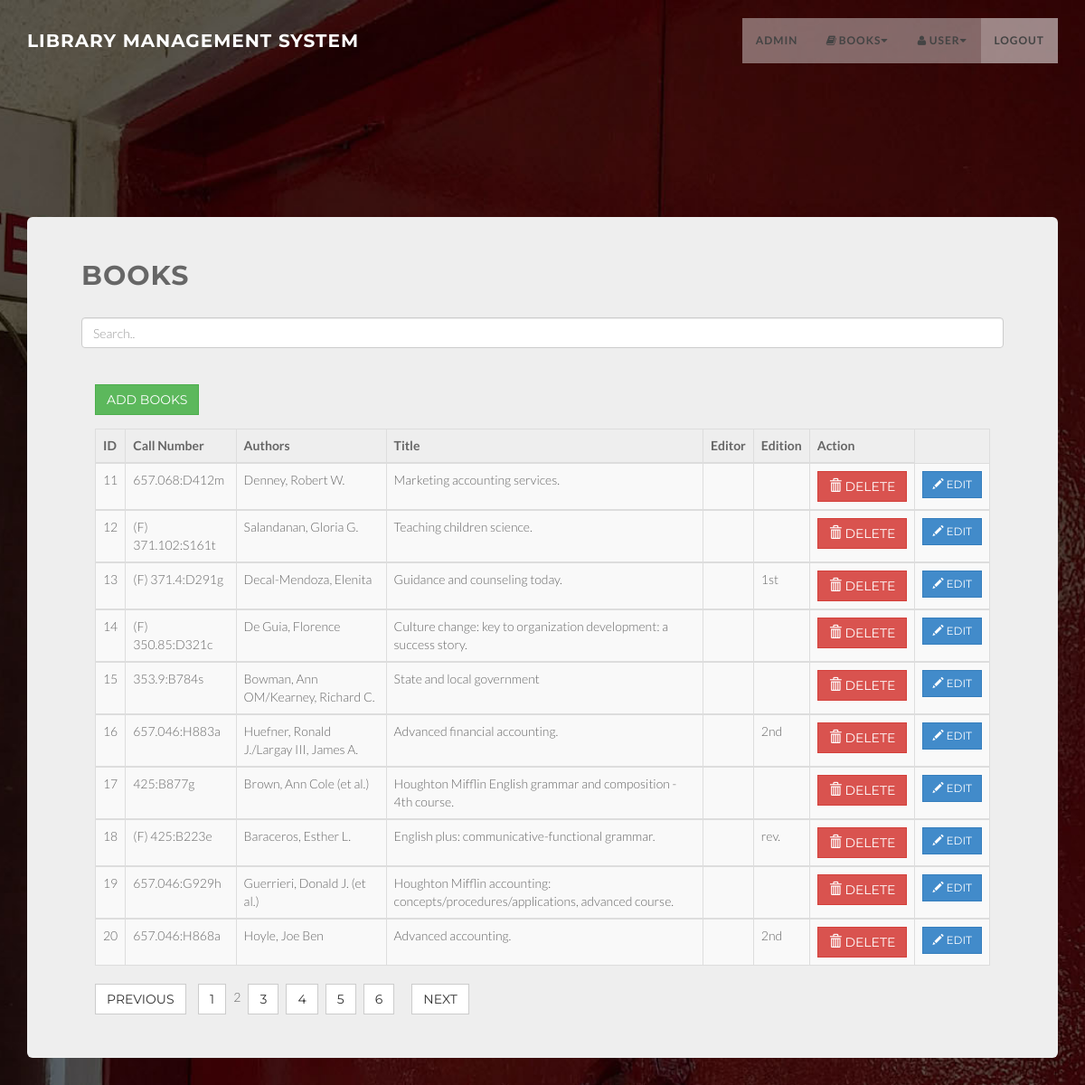
/manage.php?pn=2, run on the app's committed database.
### tables this page shows
CREATE TABLE `add_book_records_copy` (
  `ID` int(100) NOT NULL AUTO_INCREMENT,
  `Call_Numbers` varchar(200) DEFAULT '',
  `Authors` varchar(100) DEFAULT NULL,
  `Title` varchar(200) DEFAULT NULL,
  `Editor` varchar(200) DEFAULT NULL,
  `Edition` varchar(200) DEFAULT NULL,
  `Place_Of_Publ` varchar(200) DEFAULT NULL,
  `Publisher` varchar(200) DEFAULT NULL,
  `Date_Of_Publ` varchar(200) DEFAULT NULL,
  `Page_No` varchar(200) DEFAULT NULL,
  `Series` varchar(200) DEFAULT NULL,
  `Notation1` varchar(200) DEFAULT NULL,
  `Notation2` varchar(200) DEFAULT NULL,
  `ISBN_No` varchar(200) DEFAULT NULL,
  `ISSN_No` varchar(200) DEFAULT NULL,
  `Accession_No` varchar(200) DEFAULT NULL,
  `Subject` varchar(200) DEFAULT NULL,
  `Quantities` varchar(200) DEFAULT NULL,
  `Total_remaining_books` varchar(200) DEFAULT NULL,
  `Abstractt` varchar(200) DEFAULT NULL,
  PRIMARY KEY (`ID`),
  KEY `Title` (`Place_Of_Publ`)
);

### manage.php (the view, shortened to what this page needs)
<?php
include 'conn.php';
include ('pagination.php');
$sql = "SELECT * FROM add_book_records_copy";
$result = mysqli_query($conn, $sql);
 ?>
<!DOCTYPE html>
<html lang="en">
<head>
  <link href="css/bootstrap.min.css" rel="stylesheet" type="text/css">
  <link href="css/style.css" rel="stylesheet" type="text/css">
  <link href="font-awesome/css/font-awesome.min.css" rel="stylesheet" type="text/css">
  <link href="css/animate.css" rel="stylesheet" />
  <link href="css/style.css" rel="stylesheet">
  <link href="color/default.css" rel="stylesheet">
</head>
<body>
  <nav class="navbar navbar-custom navbar-fixed-top" role="navigation">
    <div class="container">
      <div class="navbar-header page-scroll">
        <a class="navbar-brand" href="index.php">
          <h1 style="color: white;">Library Management System</h1>
        </a>
      </div>
      <div class="collapse navbar-collapse navbar-right navbar-main-collapse">
        <ul class="nav navbar-nav">
          <li class=""><a href="admin.php">Admin</a></li>
          <li class="dropdown">
                    <a class="dropdown-toggle" data-toggle="dropdown" href="#">
                        <i class="fa fa-book fa-fw"></i>Books<i class="fa fa-caret-down"></i>
                    </a>
                        </li>
                    </ul>
                <li class="dropdown">
                    <a class="dropdown-toggle" data-toggle="dropdown" href="#">
                        <i class="fa fa-user fa-fw"></i>User<i class="fa fa-caret-down"></i>
                    </a>
                        </li>
                    <li class="active"><a href="index.php">Logout</a></li>
      </div>
    </div>
  </nav>
  <section id="intro" class="intro">
<div class="container">
  <div class="jumbotron">
  <h2>BOOKS</h2>
  <input class="form-control" id="myInput" type="text" placeholder="Search..">
  <br>
  <div class="container " style="margin-top: 5px">
  </div>
  <div class="container">
    <button class="btn btn-success" data-toggle="modal" data-target="#addData">Add Books</button>
  <table id="mytable" class="table table-bordered table-striped">
    <thead>
      <tr>
        <th>ID</th>
        <th>Call Number</th>
        <th>Authors</th>
        <th>Title</th>
        <th>Editor</th>
        <th>Edition</th>
        <th>Action</th>
      </tr>
    </thead>
<?php
if ($result->num_rows > 0) {
          while ($row = $result->fetch_assoc()) {
               while($row = mysqli_fetch_array($query)){
                  ?>
                  <tbody id="myTable">
                    <tr>
                      <td><?php echo $row['ID']; ?></td>
                      <td><?php echo $row['Call_Numbers']; ?></td>
                      <td><?php echo $row['Authors']; ?></td>
                      <td><?php echo $row['Title']; ?></td>
                      <td><?php echo $row['Editor']; ?></td>
                      <td><?php echo $row['Edition']; ?></td>
                        <td><button class="btn btn-danger">
                          <i class="glyphicon glyphicon-trash"></i>
                          <a style="color: white;" href="manage.php?delete= <?php echo $row['ID']; ?>" onclick = "return confirm('Are you sure?');">Delete</a>
                            </button>
                        </td>
                      <?php
                      echo'
                      <td><button class="btn btn-primary btn-sm" data-target="#editModal'.$row['ID'].'" data-toggle="modal"><i class="glyphicon glyphicon-pencil" aria-hidden="true"></i> Edit</button></td>
                      '; ?>
                    </tr>
                  </tbody>
                  <?php
                }
           }
  }
?>
  </table>
  <div id="pagination_controls"><?php echo $paginationCtrls; ?>
  </div>
  </div>
  <div class="col-lg-2">
  </div>
</div>
</div>
</section>
</body>
</html>

### css/style.css (style rules this page uses)
body { width: 100%; height: 100%; font-family: 'Lato',sans-serif; font-weight: 300; color: #666; background: url(../img/bg2.jpg) no-repeat; background-size: cover; }
html { width: 100%; height: 100%; }
h1, h2, h3, h4, h5, h6 { margin: 0 0 30px; text-transform: uppercase; font-family: Montserrat,sans-serif; font-weight: 700; letter-spacing: 1px; }
a { color: #28c3ab; -webkit-transition: all .2s ease-in-out; -moz-transition: all .2s ease-in-out; transition: all .2s ease-in-out; }
.navbar { margin-bottom: 0; border-bottom: 1px solid rgba(255,255,255,.3); }
.navbar-brand { font-weight: 700; }
.navbar-brand { height: 40px; padding: 5px 15px; font-size: 18px; line-height: 1em; }
.navbar-brand h1 { color: #fff; font-size: 20px; line-height: 40px; }
.nav.navbar-nav { background-color: rgba(255,255,255,.4); }
.navbar-custom ul.nav li a { font-size: 12px; letter-spacing: 1px; color: #444; text-transform: uppercase; font-weight: 700; }
.navbar-custom .nav li a { -webkit-transition: background .3s ease-in-out; -moz-transition: background .3s ease-in-out; transition: background .3s ease-in-out; }
.navbar-custom .nav li a:hover, .navbar-custom .nav li a:focus, .navbar-custom .nav li.active { outline: 0; background-color: rgba(255,255,255,.2); }
.intro { width:100%; position:relative; background: url(../img/bg2.jpg) no-repeat top center; background-size: cover; height: auto; }
#intro.intro { padding:20% 0 0 0; }
.btn { border-radius: 0; text-transform: uppercase; font-family: Montserrat,sans-serif; font-weight: 400; -webkit-transition: all .3s ease-in-out; -moz-transition: all .3s ease-in-out; transition: all .3s ease-in-out; }
@media (min-width:767px) { .navbar { padding: 20px 0; border-bottom: 0; letter-spacing: 1px; background: 0 0; -webkit-transition: background .5s ease-in-out,padding .5s ease-in-out; -moz-transition: background .5s ease-in-out,padding .5s ease-in-out; transition: background .5s ease-in-out,padding .5s ease-in-out; } }
@media (min-width:767px) { .intro { height: 100%; padding: 0; } }

### color/default.css (style rules this page uses)
a,.tp-caption a.btn:hover { color: #67b0d1; }

### data on the page
add_book_records_copy: ID "11", Call_Numbers "657.068:D412m", Authors "Denney, Robert W.", Title "Marketing accounting services."
add_book_records_copy: ID "12", Call_Numbers "(F) 371.102:S161t", Authors "Salandanan, Gloria G.", Title "Teaching children science."
add_book_records_copy: ID "13", Call_Numbers "(F) 371.4:D291g", Authors "Decal-Mendoza, Elenita", Title "Guidance and counseling today.", Edition "1st"
add_book_records_copy: ID "14", Call_Numbers "(F) 350.85:D321c", Authors "De Guia, Florence", Title "Culture change: key to organization development: a success story."
add_book_records_copy: ID "15", Call_Numbers "353.9:B784s", Authors "Bowman, Ann OM/Kearney, Richard C.", Title "State and local government"
add_book_records_copy: ID "16", Call_Numbers "657.046:H883a", Authors "Huefner, Ronald J./Largay III, James A.", Title "Advanced financial accounting.", Edition "2nd"
add_book_records_copy: ID "17", Call_Numbers "425:B877g", Authors "Brown, Ann Cole (et al.)", Title "Houghton Mifflin English grammar and composition - 4th course."
add_book_records_copy: ID "18", Call_Numbers "(F) 425:B223e", Authors "Baraceros, Esther L.", Title "English plus: communicative-functional grammar.", Edition "rev."
add_book_records_copy: ID "19", Call_Numbers "657.046:G929h", Authors "Guerrieri, Donald J. (et al.)", Title "Houghton Mifflin accounting: concepts/procedures/applications, advanced course."
add_book_records_copy: ID "20", Call_Numbers "657.046:H868a", Authors "Hoyle, Joe Ben", Title "Advanced accounting.", Edition "2nd"
